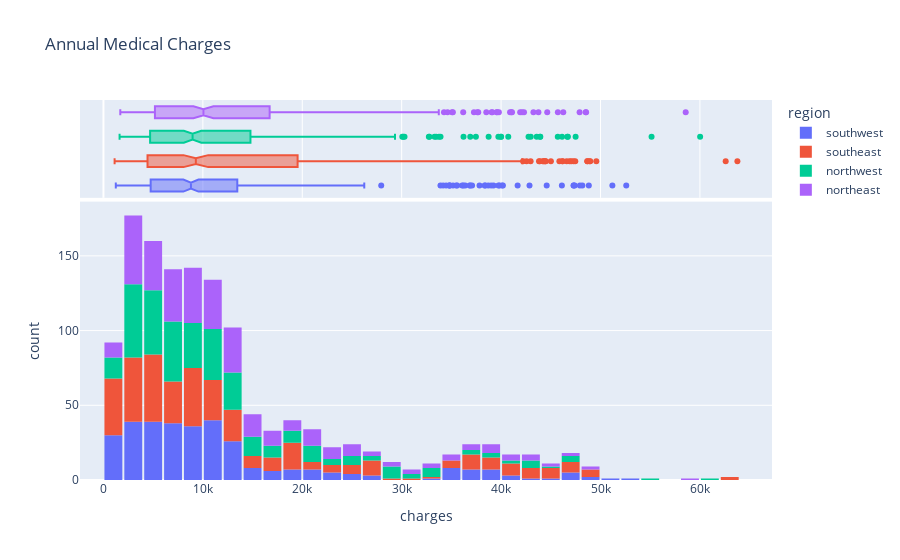

Notebook cell for this chart:
### Markdown cell above
#### Distribution of annual charges with respect to "region"

### Code cell
fig = px.histogram(medical_df, 
                   x='charges', 
                   marginal='box', 
                   color='region', 
                  title='Annual Medical Charges')
fig.update_layout(bargap=0.1)
fig.show()

### Figure 1 — Plotly figure (JSON) as saved in the notebook; plotly's stock layout.template omitted (floating-point values rounded to 4 significant figures; data arrays with more than 128 entries replaced by an {"elided": "..."} marker saying what was removed)
{"data": [{"alignmentgroup": "True", "bingroup": "x", "hovertemplate": "region=southwest<br>charges=%{x}<br>count=%{y}<extra></extra>", "legendgroup": "southwest", "marker": {"color": "#636efa", "pattern": {"shape": ""}}, "name": "southwest", "offsetgroup": "southwest", "orientation": "v", "showlegend": true, "type": "histogram", "x": {"elided": "325 float values"}, "xaxis": "x", "yaxis": "y"}, {"alignmentgroup": "True", "hovertemplate": "region=southwest<br>charges=%{x}<extra></extra>", "legendgroup": "southwest", "marker": {"color": "#636efa"}, "name": "southwest", "notched": true, "offsetgroup": "southwest", "showlegend": false, "type": "box", "x": {"elided": "325 float values"}, "xaxis": "x2", "yaxis": "y2"}, {"alignmentgroup": "True", "bingroup": "x", "hovertemplate": "region=southeast<br>charges=%{x}<br>count=%{y}<extra></extra>", "legendgroup": "southeast", "marker": {"color": "#EF553B", "pattern": {"shape": ""}}, "name": "southeast", "offsetgroup": "southeast", "orientation": "v", "showlegend": true, "type": "histogram", "x": {"elided": "364 float values"}, "xaxis": "x", "yaxis": "y"}, {"alignmentgroup": "True", "hovertemplate": "region=southeast<br>charges=%{x}<extra></extra>", "legendgroup": "southeast", "marker": {"color": "#EF553B"}, "name": "southeast", "notched": true, "offsetgroup": "southeast", "showlegend": false, "type": "box", "x": {"elided": "364 float values"}, "xaxis": "x2", "yaxis": "y2"}, {"alignmentgroup": "True", "bingroup": "x", "hovertemplate": "region=northwest<br>charges=%{x}<br>count=%{y}<extra></extra>", "legendgroup": "northwest", "marker": {"color": "#00cc96", "pattern": {"shape": ""}}, "name": "northwest", "offsetgroup": "northwest", "orientation": "v", "showlegend": true, "type": "histogram", "x": {"elided": "325 float values"}, "xaxis": "x", "yaxis": "y"}, {"alignmentgroup": "True", "hovertemplate": "region=northwest<br>charges=%{x}<extra></extra>", "legendgroup": "northwest", "marker": {"color": "#00cc96"}, "name": "northwest", "notched": true, "offsetgroup": "northwest", "showlegend": false, "type": "box", "x": {"elided": "325 float values"}, "xaxis": "x2", "yaxis": "y2"}, {"alignmentgroup": "True", "bingroup": "x", "hovertemplate": "region=northeast<br>charges=%{x}<br>count=%{y}<extra></extra>", "legendgroup": "northeast", "marker": {"color": "#ab63fa", "pattern": {"shape": ""}}, "name": "northeast", "offsetgroup": "northeast", "orientation": "v", "showlegend": true, "type": "histogram", "x": {"elided": "324 float values"}, "xaxis": "x", "yaxis": "y"}, {"alignmentgroup": "True", "hovertemplate": "region=northeast<br>charges=%{x}<extra></extra>", "legendgroup": "northeast", "marker": {"color": "#ab63fa"}, "name": "northeast", "notched": true, "offsetgroup": "northeast", "showlegend": false, "type": "box", "x": {"elided": "324 float values"}, "xaxis": "x2", "yaxis": "y2"}], "layout": {"bargap": 0.1, "barmode": "relative", "legend": {"title": {"text": "region"}, "tracegroupgap": 0}, "title": {"text": "Annual Medical Charges"}, "xaxis": {"anchor": "y", "domain": [0, 1], "title": {"text": "charges"}}, "xaxis2": {"anchor": "y2", "domain": [0, 1], "matches": "x", "showgrid": true, "showticklabels": false}, "yaxis": {"anchor": "x", "domain": [0, 0.7326], "title": {"text": "count"}}, "yaxis2": {"anchor": "x2", "domain": [0.7426, 1], "matches": "y2", "showgrid": false, "showline": false, "showticklabels": false, "ticks": ""}}}
